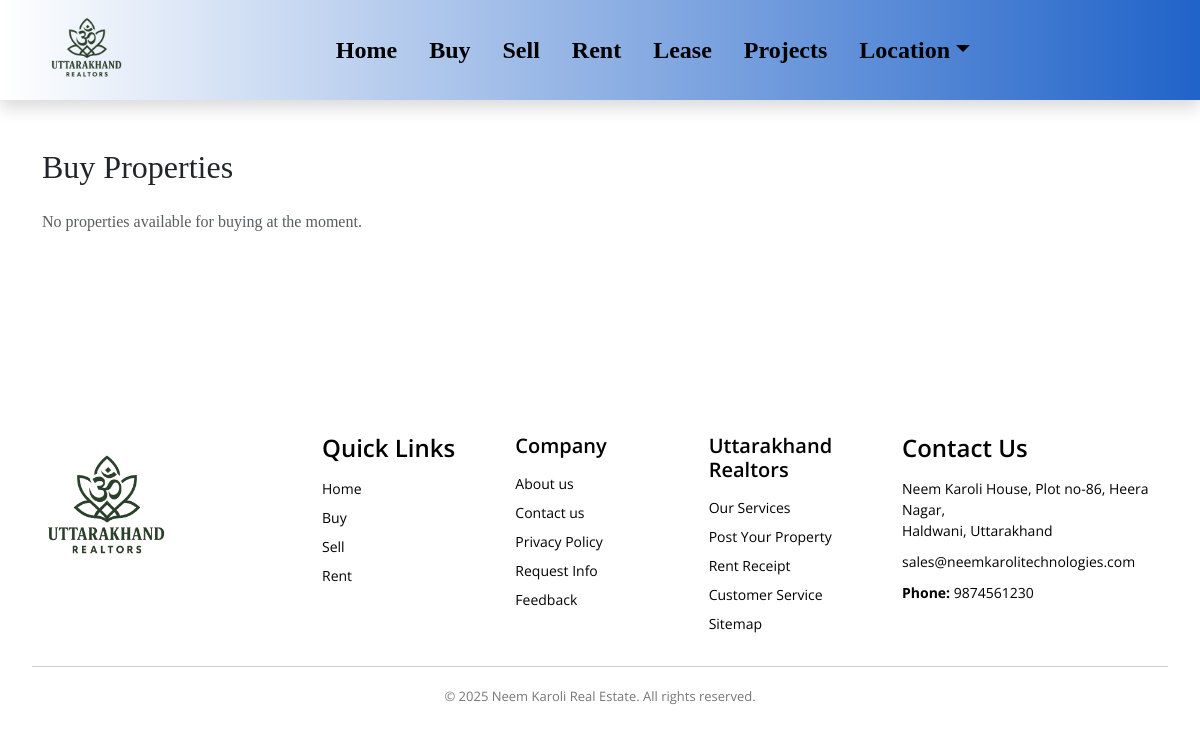
The app's page /buy/, older data.
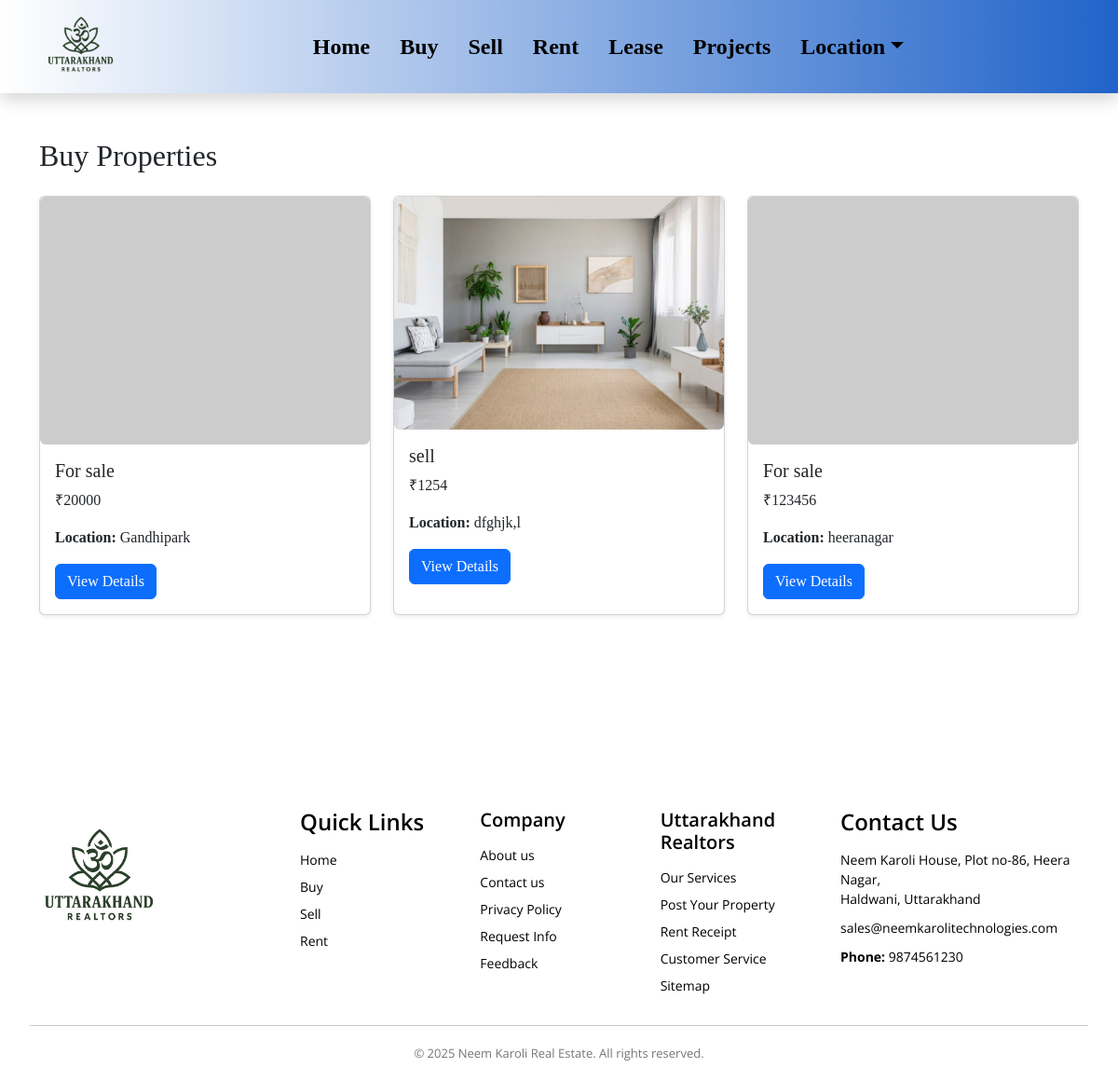
The same page, newer data.
### my_app/models.py (models this page shows, shortened)
class Property(models.Model):
    title = models.CharField(max_length=200)
    purpose = models.ForeignKey(Purpose, on_delete=models.SET_NULL, null=True)
    property_type = models.ForeignKey(PropertyType, on_delete=models.SET_NULL, null=True)
    city = models.ForeignKey(City, on_delete=models.SET_NULL, null=True)
    location = models.ForeignKey(Location, on_delete=models.SET_NULL, null=True)
    price = models.PositiveIntegerField()
    description = models.TextField(max_length=1000)
    posted_on = models.DateTimeField(auto_now_add=True)

class Location(models.Model):
    name = models.CharField(max_length=100)
    city = models.ForeignKey(City, on_delete=models.CASCADE, related_name='locations')

class PropertyImage(models.Model):
    property = models.ForeignKey(Property, related_name='images', on_delete=models.CASCADE)
    image = models.ImageField(upload_to='property_images/')

### my_app/views.py (the view)
# urls.py: path('buy/', views.buy_properties, name='buy_properties'),
def buy_properties(request):
    try:
        sell_purpose = Purpose.objects.get(name__iexact="Sell")
        properties = Property.objects.filter(purpose=sell_purpose)
    except Purpose.DoesNotExist:
        properties = Property.objects.none()
    return render(request, 'buy.html', {'properties': properties})

### my_app/templates/buy.html
{% extends 'common.html' %}
{% block content %}
<div class="container py-5">
  <h2 class="mb-4">Buy Properties</h2>
  <div class="row">
    {% for property in properties %}
      <div class="col-md-4 mb-4">
        <div class="card h-100 shadow-sm">
          {% if property.images.all %}
  <img src="{{ property.images.all.0.image.url }}" class="img-fluid rounded" style="height: 250px; object-fit: cover;" alt="Property Image">
{% else %}
  <img src="https://via.placeholder.com/400x300?text=No+Image" class="img-fluid rounded" alt="No image available">
{% endif %}
          <div class="card-body">
            <h5 class="card-title">{{ property.title }}</h5>
            <p class="card-text">₹{{ property.price }}</p>
            <p class="card-text"><strong>Location:</strong> {{ property.location.name }}</p>
            <a href="{% url 'property_detail' property.pk %}" class="btn btn-primary">View Details</a>
          </div>
        </div>
      </div>
    {% empty %}
      <p class="text-muted">No properties available for buying at the moment.</p>
    {% endfor %}
  </div>
</div>
{% endblock %}

### templates/common.html (shortened to what this page needs)
{% load static %}
<!DOCTYPE html>
<html lang="en">
  <head>
    <link href="https://cdn.jsdelivr.net/npm/bootstrap@5.3.0/dist/css/bootstrap.min.css" rel="stylesheet" />
    <link rel="stylesheet" href="{% static 'css/style.css' %}" />
  </head>
  <body>
    <nav class="navbar navbar-expand-lg navbar-light bg-light sticky-top shadow">
      <div class="container d-flex justify-content-between align-items-center">
        <a class="navbar-brand" href="#"><img src="{% static 'images/haldwani nk.png' %}" alt="Logo" width="250" /></a>
        <div class="collapse navbar-collapse justify-content-center" id="navbarSupportedContent">
          <ul class="navbar-nav mb-2 mb-lg-0 d-flex justify-content-center gap-3">
            <li class="nav-item">
              <a class="nav-link" href="{% url 'index' %}">Home</a>
            </li>
            <li class="nav-item">
              <a class="nav-link" href="{% url 'buy_properties' %}">Buy</a>
            </li>
            <li class="nav-item">
              <a class="nav-link" href="#">Sell</a>
            </li>
            <li class="nav-item">
              <a class="nav-link" href="{% url 'rent_properties' %}">Rent</a>
            </li>
            <li class="nav-item">
              <a class="nav-link" href="{% url 'lease_properties' %}">Lease</a>
            </li>
            <li class="nav-item">
              <a class="nav-link" href="#projects">Projects</a>
            </li>
            <li class="nav-item dropdown">
              <a class="nav-link dropdown-toggle" href="#" id="cityDropdown" role="button" data-bs-toggle="dropdown" aria-expanded="false">Location</a>
            </li>
          </ul>
        </div>
      </div>
    </nav>
    {% block content %}
    {% endblock %}
    <footer class="footer bg-body-info mt-5">
      <div class="container-fluid">
        <div class="row">
          <div class="col-lg-3 mt-5">
            <a href="#"><img src="{% static 'images/haldwani nk.png' %}" alt="Logo" height="150" width="150" /></a>
          </div>
          <div class="col-lg-2 mt-5">
            <h4>Quick Links</h4>
            <ul>
              <li>
                <a href="#">Home</a>
              </li>
              <li>
                <a href="#">Buy</a>
              </li>
              <li>
                <a href="#">Sell</a>
              </li>
              <li>
                <a href="#">Rent</a>
              </li>
            </ul>
          </div>
          <div class="col-lg-2 mt-5">
            <h5>Company</h5>
            <ul>
              <li>
                <a href="#">About us</a>
              </li>
              <li>
                <a href="#">Contact us</a>
              </li>
              <li>
                <a href="#">Privacy Policy</a>
              </li>
              <li>
                <a href="#">Request Info</a>
              </li>
              <li>
                <a href="#">Feedback</a>
              </li>
            </ul>
          </div>
          <div class="col-lg-2 mt-5">
            <h5>Uttarakhand Realtors</h5>
            <ul>
              <li>
                <a href="#">Our Services</a>
              </li>
              <li>
                <a href="#">Post Your Property</a>
              </li>
              <li>
                <a href="#">Rent Receipt</a>
              </li>
              <li>
                <a href="#">Customer Service</a>
              </li>
              <li>
                <a href="#">Sitemap</a>
              </li>
            </ul>
          </div>
          <div class="col-lg-3 mt-5">
            <h4>Contact Us</h4>
            <p>
              Neem Karoli House, Plot no-86, Heera Nagar,<br />Haldwani, Uttarakhand
            </p>
            <p>
              <a href="mailto:sales@neemkarolitechnologies.com">sales@neemkarolitechnologies.com</a>
            </p>
            <p>
              <strong>Phone:</strong> 9874561230
            </p>
          </div>
        </div>
        <div class="footer-bottom mt-4 text-center">&copy; 2025 Neem Karoli Real Estate. All rights reserved.</div>
      </div>
    </footer>
  </body>
</html>

### static/css/style.css (style rules this page uses)
body { font-family: Georgia, 'Times New Roman', Times, serif !important; margin: 0; padding: 0; }
.navbar { background: linear-gradient(to right, white, #2063c9); padding: 0.5rem 1rem; }
.navbar-brand img { max-height: 70px; width: auto; }
.navbar-nav { gap: 2rem; align-items: center; }
.nav-link { font-size: 1.2rem; font-weight: 600; color: #000000; transition: color 0.3s ease; }
.navbar { background: linear-gradient(to right, white, #2063c9); padding: 0; }
.navbar-brand img { max-height: 90px; width: auto; }
.navbar-nav { font-size: 1.2rem; gap: 30px; }
.nav-link { font-size: 1.5rem !important; font-weight: bold !important; color: black !important; }
.footer { background: white; color: black; padding: 40px 20px 20px; font-size: 14px; font-family: "Open Sans", sans-serif; }
.footer a { text-decoration: none; color: black; }
.footer h4, .footer h5 { margin-bottom: 15px; font-weight: 600; }
.footer ul { list-style: none; padding: 0; margin: 0; }
.footer ul li { margin-bottom: 8px; }
.footer p { margin-bottom: 10px; }
.footer-bottom { text-align: center; padding-top: 20px; font-size: 13px; color: #777; border-top: 1px solid #ccc; margin-top: 20px; }

Row changes from the older to the newer data that the page shows:
added Property: title "For sale", price "20000", location.name "Gandhipark"
added Property: images.all.0.image (picture), title "sell", price "1254", location.name "dfghjk,l"
added Property: title "For sale", price "123456", location.name "heeranagar"
Text that changed along with them:
text no longer shown: "No properties available for buying at the moment."
